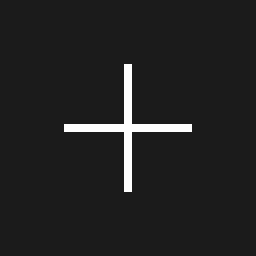
Frame 1 (no input)
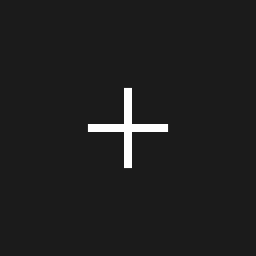
Frame 60 (the mouse pressed at the canvas centre just before this capture)
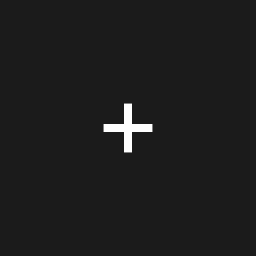
Frame 120 (the mouse held since frame 60 and released just before this capture)

The Processing sketch that drew these frames (run headless with seeded random() and noise(); from frame 60 on, the mouse is pressed at the canvas centre):

// Processing sketch: Oscillation_map
// ── Oscillation_map.pde
float h = 0;
float angle = 0;

void setup()
{
  size(256, 256);
}

void draw()
{
  background(27);
  translate(width/2, height/2);
  fill(255);
  noStroke();
  rectMode(CENTER);
  
  h = map(sin(angle), -1, 1, 0, 256);
  rect(0, 0, 8, h);
  rect(0, 0, h, 8);
  
  angle += 0.1;
  println("" + h);
}
